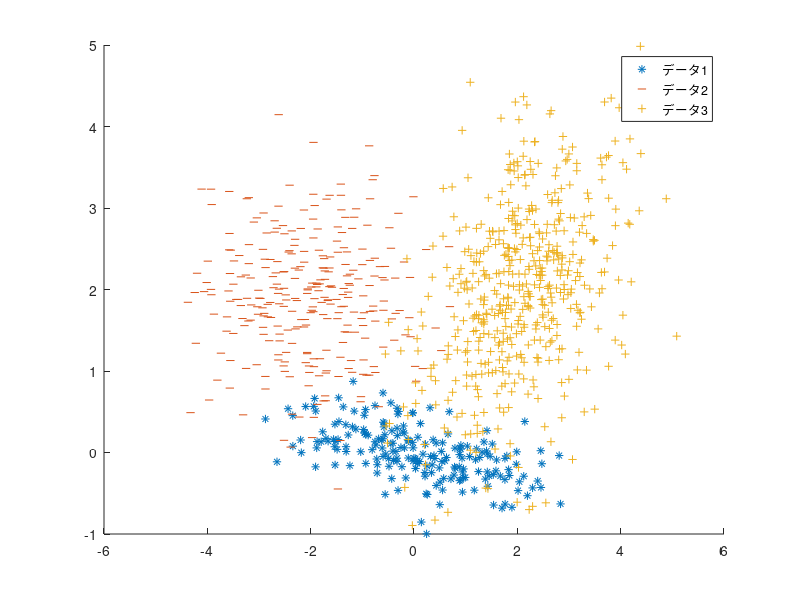
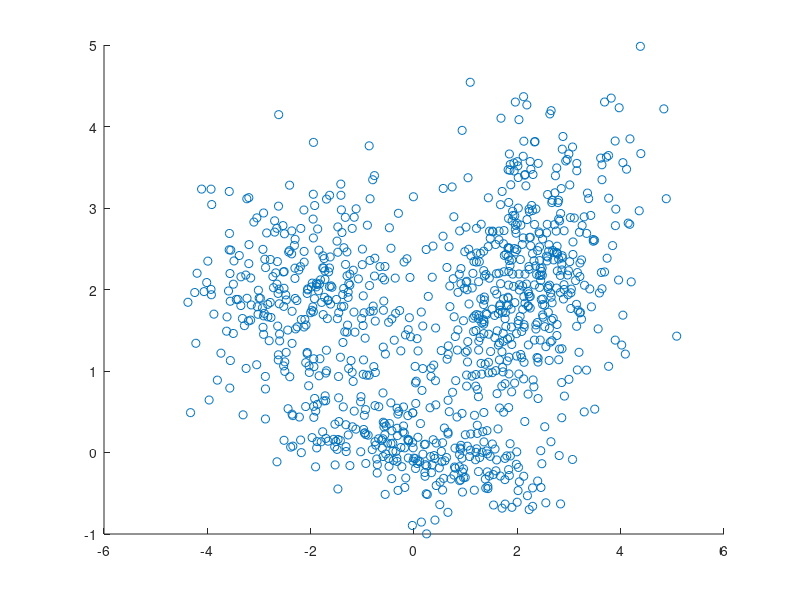

Write MATLAB code to recreate these figures, in order. (Note: this script raises an error after producing the figures.)
% 3つの正規分布の平均
mu1 = [0; 0];
mu2 = [-2; 2];
mu3 = [2; 2];

% 3つの正規分布の分散
Sigma1 = [1.5 -0.2; -0.2 0.1];
Sigma2 = [1 0; 0 0.5];
Sigma3 = [0.8 0.3; 0.3 1];

% 3つの正規分布それぞれに従うデータ点を100個, 200個, 300個生成
rng(5);
R1 = mvnrnd(mu1, Sigma1, 200);
R2 = mvnrnd(mu2, Sigma2, 300);
R3 = mvnrnd(mu3, Sigma3, 500);

% それぞれのデータの散布図を描く（図9.4）
figure; hold on;
plot(R1(:, 1), R1(:, 2), '*');
plot(R2(:, 1), R2(:, 2), '_');
plot(R3(:, 1), R3(:, 2), '+');
legend('データ1', 'データ2', 'データ3');

% 実際に得られるデータはどの分布から得られたものかわからない（図9.5）
R = [R1; R2; R3];
figure; hold on;
plot(R(:, 1), R(:, 2), 'o');

% 目的関数の定義域である多様体を設定
Simplex = multinomialfactory(3); % 重みベクトルが属する多様体 Delta_3
Euclidean = euclideanfactory(2, 1); % 各平均ベクトルが属するユークリッド空間（平面） R^2
SymPositive = sympositivedefinitefactory(2); % 各分散共分散行列が属する多様体 Sym_{++}(2)
M1 = Simplex;
M2 = powermanifold(Euclidean, 3); % 3つの Euclidean の積多様体
M3 = powermanifold(SymPositive, 3); % 3つの SymPositive の積多様体
problem = [];
problem.M = productmanifold(struct('w', M1, 'mu', M2, 'Sigma', M3)); % M1, M2, M3 の積多様体

% 目的関数とその勾配を設定
problem.cost  = @(X) loglike(R, X.w, X.mu{1}, X.mu{2}, X.mu{3}, X.Sigma{1}, X.Sigma{2}, X.Sigma{3});
problem.grad = @(X) rgrad_loglike(R, X.w, X.mu{1}, X.mu{2}, X.mu{3}, X.Sigma{1}, X.Sigma{2}, X.Sigma{3}); % リーマン勾配
% problem.grad を指定する代わりに, 以下のようにユークリッド勾配を指定することも可能
% problem.egrad = @(X) egrad_loglike(R, X.w, X.mu{1}, X.mu{2}, X.mu{3}, X.Sigma{1}, X.Sigma{2}, X.Sigma{3}); % ユークリッド勾配

rng(0);
[X, Xcost, info, options] = conjugategradient(problem);

fprintf('--------------------------------------------------\n');
fprintf('推定された重み　　　　　 ：[%f; %f; %f]\n', X.w(1), X.w(2),X.w(3));
fprintf('推定された平均ベクトル1　：[%f; %f]\n', X.mu{1}(1), X.mu{1}(2));
fprintf('推定された平均ベクトル2　：[%f; %f]\n', X.mu{2}(1), X.mu{2}(2));
fprintf('推定された平均ベクトル3　：[%f; %f]\n', X.mu{3}(1), X.mu{3}(2));
fprintf('推定された分散共分散行列1：[%f %f; %f %f]\n', X.Sigma{1}(1,1), X.Sigma{1}(1,2), X.Sigma{1}(2,1), X.Sigma{1}(2,2));
fprintf('推定された分散共分散行列2：[%f %f; %f %f]\n', X.Sigma{2}(1,1), X.Sigma{2}(1,2), X.Sigma{2}(2,1), X.Sigma{2}(2,2));
fprintf('推定された分散共分散行列3：[%f %f; %f %f]\n', X.Sigma{3}(1,1), X.Sigma{3}(1,2), X.Sigma{3}(2,1), X.Sigma{3}(2,2));


% 平均ベクトル mu，分散共分散行列 Sigma の多変数正規分布の確率密度関数
function out = pdf(x, mu, Sigma)
out = exp(-0.5 * (x-mu)' * (Sigma \ (x-mu))) / sqrt(det(Sigma));
end

% 3つの多変数正規分布の確率密度関数の重みベクトル w についての和
function out = sumpdf(x, w, mu1, mu2, mu3, Sigma1, Sigma2, Sigma3)
out = w(1) * pdf(x, mu1, Sigma1) + w(2) * pdf(x, mu2, Sigma2) + w(3) * pdf(x, mu3, Sigma3);
end

% 対数尤度関数（R は サンプルサイズ x 2 のデータ）
function out = loglike(R, w, mu1, mu2, mu3, Sigma1, Sigma2, Sigma3)
[T, ~] = size(R); % T はサンプルサイズ
out = 0;
for t = 1 : T
    out = out + log(sumpdf([R(t,1); R(t,2)], w, mu1, mu2, mu3, Sigma1, Sigma2, Sigma3));
end
out = -out;
end

% 対数尤度関数のリーマン勾配（補足資料のIII.5節を参照）
function out = rgrad_loglike(R, w, mu1, mu2, mu3, Sigma1, Sigma2, Sigma3)
[T, ~] = size(R); % T はサンプルサイズ
sqrtdetS1 = sqrt(det(Sigma1)); sqrtdetS2 = sqrt(det(Sigma2)); sqrtdetS3 = sqrt(det(Sigma3)); % 計算途中で複数回現れるのであらかじめ計算
out.w = zeros(3,1);
out.mu{1} = zeros(2,1);
out.mu{2} = zeros(2,1);
out.mu{3} = zeros(2,1);
out.Sigma{1} = zeros(2);
out.Sigma{2} = zeros(2);
out.Sigma{3} = zeros(2);

for t = 1:T
    xt = R(t,1:2)';
    sumt = sumpdf(xt, w, mu1, mu2, mu3, Sigma1, Sigma2, Sigma3);
    % 計算途中で複数回現れる量をあらかじめ計算する
    xm1 = xt - mu1; xm2 = xt - mu2; xm3 = xt - mu3;
    Sxm1 = Sigma1 \ xm1; Sxm2 = Sigma2 \ xm2; Sxm3 = Sigma3 \ xm3;
    exp1 = exp(-0.5 * xm1' * Sxm1); exp2 = exp(-0.5 * xm2' * Sxm2); exp3 = exp(-0.5 * xm3' * Sxm3);
    expSD1sumt = (exp1 / sqrtdetS1) /sumt; expSD2sumt = (exp2 / sqrtdetS2) /sumt; expSD3sumt = (exp3 / sqrtdetS3) /sumt;
    z1 = w(1) * expSD1sumt; z2 = w(2) * expSD2sumt; z3 = w(3) * expSD3sumt;
    % リーマン勾配の計算
    out.w = out.w - [expSD1sumt; expSD2sumt; expSD3sumt];
    out.mu{1} = out.mu{1} - z1 * Sxm1;
    out.mu{2} = out.mu{2} - z2 * Sxm2;
    out.mu{3} = out.mu{3} - z3 * Sxm3;
    out.Sigma{1} = out.Sigma{1} - 0.5 * z1 * (xm1 * xm1' - Sigma1);
    out.Sigma{2} = out.Sigma{2} - 0.5 * z2 * (xm2 * xm2' - Sigma2);
    out.Sigma{3} = out.Sigma{3} - 0.5 * z3 * (xm3 * xm3' - Sigma3);
end
% この時点での out.w はユークリッド勾配
out.w = (out.w + T) .* w; % 射影によるリーマン勾配の計算
end


% 目的関数のリーマン勾配ではなくユークリッド勾配を指定する場合（補足資料のIII.5節を参照）
% function out = egrad_loglike(R, w, mu1, mu2, mu3, Sigma1, Sigma2, Sigma3)
% [T, ~] = size(R); % T はサンプルサイズ
% sqrtdetS1 = sqrt(det(Sigma1)); sqrtdetS2 = sqrt(det(Sigma2)); sqrtdetS3 = sqrt(det(Sigma3)); % 計算途中で複数回現れるのであらかじめ計算
% out.w = zeros(3,1);
% out.mu{1} = zeros(2,1);
% out.mu{2} = zeros(2,1);
% out.mu{3} = zeros(2,1);
% out.Sigma{1} = zeros(2);
% out.Sigma{2} = zeros(2);
% out.Sigma{3} = zeros(2);
% 
% for t = 1:T
%     xt = R(t,1:2)';
%     sumt = sumpdf(xt, w, mu1, mu2, mu3, Sigma1, Sigma2, Sigma3);
%     % 計算途中で複数回現れる量をあらかじめ計算する
%     xm1 = xt - mu1; xm2 = xt - mu2; xm3 = xt - mu3;
%     Sxm1 = Sigma1 \ xm1; Sxm2 = Sigma2 \ xm2; Sxm3 = Sigma3 \ xm3;
%     exp1 = exp(-0.5 * xm1' * Sxm1); exp2 = exp(-0.5 * xm2' * Sxm2); exp3 = exp(-0.5 * xm3' * Sxm3);
%     expSD1sumt = (exp1 / sqrtdetS1) /sumt; expSD2sumt = (exp2 / sqrtdetS2) /sumt; expSD3sumt = (exp3 / sqrtdetS3) /sumt;
%     z1 = w(1) * expSD1sumt; z2 = w(2) * expSD2sumt; z3 = w(3) * expSD3sumt;
%     % ユークリッド勾配の計算
%     out.w = out.w - [expSD1sumt; expSD2sumt; expSD3sumt];
%     out.mu{1} = out.mu{1} - z1 * Sxm1;
%     out.mu{2} = out.mu{2} - z2 * Sxm2;
%     out.mu{3} = out.mu{3} - z3 * Sxm3;
%     out.Sigma{1} = out.Sigma{1} - 0.5 * z1 * (Sxm1 * Sxm1' - inv(Sigma1));
%     out.Sigma{2} = out.Sigma{2} - 0.5 * z2 * (Sxm2 * Sxm2' - inv(Sigma2));
%     out.Sigma{3} = out.Sigma{3} - 0.5 * z3 * (Sxm3 * Sxm3' - inv(Sigma3));
% end
% end
